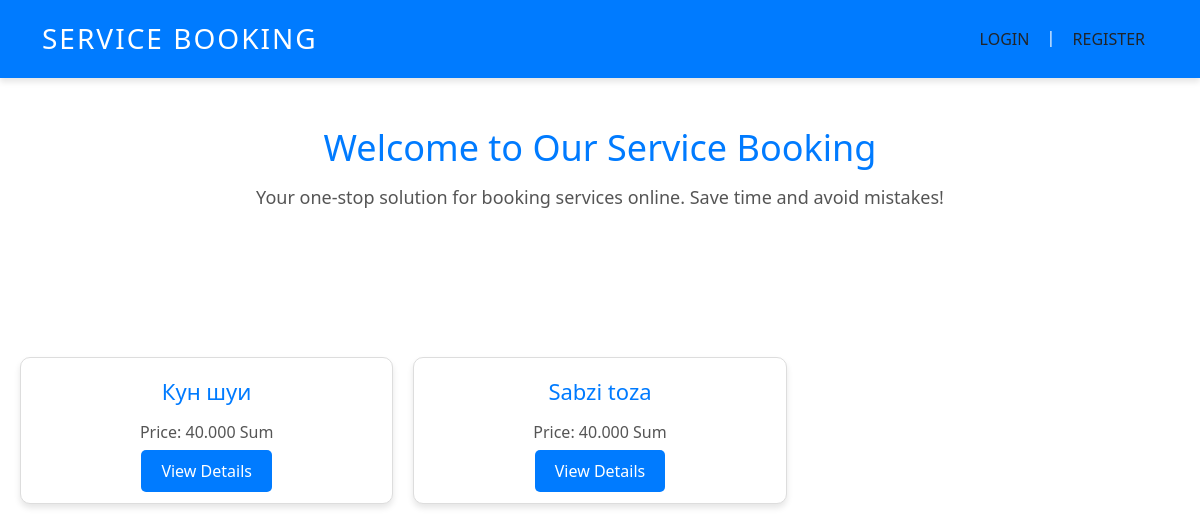
The page / on the database its author committed.
### users/models.py (models this page shows, shortened)
class Service(models.Model):
    CATEGORY_CHOICES = [
        ('hair', 'Haircut Services'),
        ('nail', 'Manicure'),
        ('massage', 'Massage'),
    ]
    name = models.CharField(max_length=100)
    price = models.DecimalField(max_digits=10, decimal_places=3, default=0)
    duration = models.IntegerField()  # Duration in minutes
    category = models.CharField(max_length=50, choices=CATEGORY_CHOICES, default='hair')
    description = models.TextField()
    availability = models.BooleanField(default=True)
    image = models.ImageField(upload_to='services/', blank=True, null=True)

### users/views.py (the view)
# urls.py: path('', views.home, name='home'),
def home(request):
    services = Service.objects.all()[:5]
    return render(request, 'home.html',{'services': services})

### users/templates/home.html (shortened to what this page needs)
{% load static %}
<html lang="en">
<head>
    <link rel="stylesheet" href="{% static 'css/styles.css' %}">
    <link href="https://cdn.jsdelivr.net/npm/bootstrap@5.3.0-alpha3/dist/css/bootstrap.min.css" rel="stylesheet">
</head>
<body>
   <header class="header">
    <div class="container d-flex justify-content-between align-items-center">
        <div class="logo">
            <h1>Service Booking</h1>
        </div>
        <nav class="auth-links">
            {% if user.is_authenticated %}
                <div class="greeting d-flex align-items-center">
                    <p class="me-3">Hello, <strong>{{ user.username }}</strong>!</p>
                    <a href="{% url 'profile' %}">Profile</a>
                    <form action="{% url 'logout' %}" method="POST" class="logout-form ms-3">
                        {% csrf_token %}
                        <button type="submit" class="btn logout-btn">Logout</button>
                    </form>
                </div>
            {% else %}
                <div class="auth-buttons">
                    <a href="{% url 'login' %}" class="btn auth-btn">Login</a>
                    <span class="divider">|</span>
                    <a href="{% url 'register' %}" class="btn auth-btn">Register</a>
                </div>
            {% endif %}
        </nav>
    </div>
    </header>
    <main class="main-content py-5">
        <div class="container text-center">
            <section class="intro mb-5">
                <h2>Welcome to Our Service Booking</h2>
                <p>Your one-stop solution for booking services online. Save time and avoid mistakes!</p>
            </section>
        </div>
    </main>
    <div class="services">
    {% for service in services %}
        <div class="service-card">
            <h2>{{ service.name }}</h2>
            <p>Price: {{ service.price }} Sum</p>
            <a href="{% url 'service_detail' service.id %}">View Details</a>
        </div>
    {% endfor %}
    </div>
</body>
</html>

### users/static/css/styles.css (style rules this page uses)
body { font-family: 'Poppins', sans-serif; background-color: #f8f9fa; margin: 0; padding: 0; color: #333; }
.header { background-color: #007bff; color: white; padding: 20px 0; box-shadow: 0 4px 6px rgba(0, 0, 0, 0.1); }
.header h1 { font-size: 28px; margin: 0; text-transform: uppercase; letter-spacing: 2px; }
.auth-links { display: flex; gap: 15px; }
.auth-btn, .logout-btn { background-color: white; color: #007bff; border: 2px solid #007bff; padding: 5px 15px; text-transform: uppercase; font-weight: bold; transition: 0.3s; border-radius: 5px; }
.main-content { padding: 50px 0; }
.intro h2 { font-size: 36px; margin-bottom: 15px; color: #007bff; }
.intro p { font-size: 18px; color: #555; }
.services { display: grid; grid-template-columns: repeat(auto-fill, minmax(300px, 1fr)); gap: 20px; margin: 50px auto; padding: 0 20px; max-width: 1200px; }
.service-card { background-color: white; border: 1px solid #ddd; border-radius: 10px; box-shadow: 0 4px 6px rgba(0, 0, 0, 0.1); padding: 20px; text-align: center; transition: transform 0.3s, box-shadow 0.3s; }
.service-card h2 { font-size: 22px; color: #007bff; margin-bottom: 10px; }
.service-card p { font-size: 16px; color: #555; margin-bottom: 15px; }
.service-card a { color: white; background-color: #007bff; padding: 10px 20px; font-size: 16px; text-decoration: none; border-radius: 5px; transition: 0.3s; }

### rows shown on the page
Service: name "Кун шуи", price "40.000"
Service: name "Sabzi toza", price "40.000"
